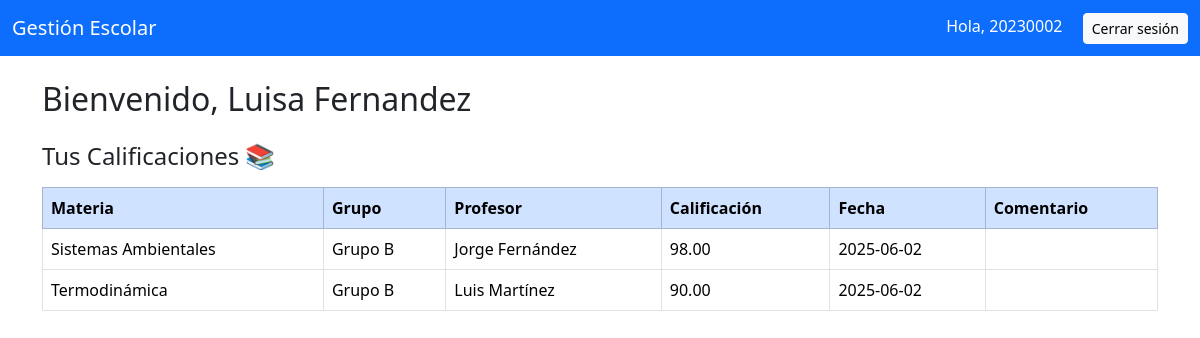
The page /alumno/index.php (signed in) on the database its author committed.
### tables this page shows
CREATE TABLE alumnos (
    id INT AUTO_INCREMENT PRIMARY KEY,
    nombre VARCHAR(100),
    apellido VARCHAR(100),
    fecha_nacimiento DATE,
    direccion VARCHAR(255),
    telefono VARCHAR(20),
    correo VARCHAR(100),
    usuario_id INT,
    FOREIGN KEY (usuario_id) REFERENCES usuarios(id) ON DELETE CASCADE
);

CREATE TABLE calificaciones (
    id INT AUTO_INCREMENT PRIMARY KEY,
    alumno_id INT NOT NULL,
    materia_id INT NOT NULL,
    profesor_id INT NOT NULL,
    grupo_id INT NOT NULL,
    calificacion DECIMAL(5,2) NOT NULL,
    fecha DATE DEFAULT CURRENT_DATE,
    comentario TEXT NULL,
    
    CONSTRAINT fk_calif_alumno FOREIGN KEY (alumno_id) REFERENCES alumnos(id) ON DELETE CASCADE,
    CONSTRAINT fk_calif_materia FOREIGN KEY (materia_id) REFERENCES materias(id) ON DELETE RESTRICT,
    CONSTRAINT fk_calif_profesor FOREIGN KEY (profesor_id) REFERENCES profesores(id) ON DELETE RESTRICT,
    CONSTRAINT fk_calif_grupo FOREIGN KEY (grupo_id) REFERENCES grupos(id) ON DELETE RESTRICT
);

CREATE TABLE materias (
    id INT AUTO_INCREMENT PRIMARY KEY,
    nombre VARCHAR(100),
    descripcion TEXT
);

CREATE TABLE grupos (
    id INT AUTO_INCREMENT PRIMARY KEY,
    nombre VARCHAR(50),
    nivel  VARCHAR(50)
);

CREATE TABLE profesores (
    id INT AUTO_INCREMENT PRIMARY KEY,
    nombre VARCHAR(100),
    apellido VARCHAR(100),
    especialidad VARCHAR(100),
    telefono VARCHAR(20),
    correo VARCHAR(100)
);

### alumno/index.php (the view, shortened to what this page needs)
<?php
require '../includes/db.php';
require '../includes/header_alumno.php';
$usuario_id = $_SESSION['usuario_id'];
$stmt = $pdo->prepare("SELECT id, nombre, apellido FROM alumnos WHERE usuario_id = ?");
$stmt->execute([$usuario_id]);
$alumno = $stmt->fetch(PDO::FETCH_ASSOC);
$sql = "SELECT
            c.calificacion,
            c.fecha,
            c.comentario,
            m.nombre AS materia,
            g.nombre AS grupo,
            p.nombre AS profesor_nombre,
            p.apellido AS profesor_apellido
        FROM calificaciones c
        JOIN materias m ON c.materia_id = m.id
        JOIN grupos g ON c.grupo_id = g.id
        JOIN profesores p ON c.profesor_id = p.id
        WHERE c.alumno_id = ?";
$stmt = $pdo->prepare($sql);
$stmt->execute([$alumno['id']]);
$calificaciones = $stmt->fetchAll(PDO::FETCH_ASSOC);
?>
<h2 class="mb-4">Bienvenido, <?= htmlspecialchars($alumno['nombre'] . ' ' . $alumno['apellido']) ?></h2>
<h4 class="mb-3">Tus Calificaciones 📚</h4>
<?php if (count($calificaciones) > 0): ?>
    <div class="table-responsive">
        <table class="table table-bordered table-hover">
            <thead class="table-primary">
                <tr>
                    <th>Materia</th>
                    <th>Grupo</th>
                    <th>Profesor</th>
                    <th>Calificación</th>
                    <th>Fecha</th>
                    <th>Comentario</th>
                </tr>
            </thead>
            <tbody>
                <?php foreach ($calificaciones as $cal): ?>
                    <tr>
                        <td><?= htmlspecialchars($cal['materia']) ?></td>
                        <td><?= htmlspecialchars($cal['grupo']) ?></td>
                        <td><?= htmlspecialchars($cal['profesor_nombre'] . ' ' . $cal['profesor_apellido']) ?></td>
                        <td><?= htmlspecialchars($cal['calificacion']) ?></td>
                        <td><?= htmlspecialchars($cal['fecha']) ?></td>
                        <td><?= htmlspecialchars($cal['comentario']) ?></td>
                    </tr>
                <?php endforeach; ?>
            </tbody>
        </table>
    </div>
<?php else: ?>
    <div class="alert alert-info">Aún no tienes calificaciones registradas.</div>
<?php endif; ?>
<?php require '../includes/footer.php'; ?>

### rows shown on the page
alumnos: nombre+apellido "Luisa Fernandez"
calificaciones: materia.nombre "Sistemas Ambientales", grupo.nombre "Grupo B", profesor.apellido "Jorge Fernández", calificacion "98.00", fecha "2025-06-02"
calificaciones: materia.nombre "Termodinámica", grupo.nombre "Grupo B", profesor.apellido "Luis Martínez", calificacion "90.00", fecha "2025-06-02"

### other values the page prints
$_SESSION['usuario'] "20230002"
